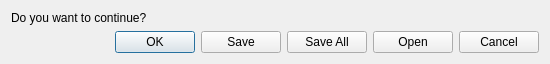
<?xml version="1.0" encoding="UTF-8"?>
<ui version="4.0">
 <class>InfoDialog</class>
 <widget class="QDialog" name="InfoDialog">
  <property name="geometry">
   <rect>
    <x>0</x>
    <y>0</y>
    <width>550</width>
    <height>46</height>
   </rect>
  </property>
  <property name="windowTitle">
   <string>Dialog</string>
  </property>
  <layout class="QVBoxLayout" name="verticalLayout">
   <item>
    <widget class="QLabel" name="label">
     <property name="text">
      <string>Do you want to continue?</string>
     </property>
    </widget>
   </item>
   <item>
    <widget class="QDialogButtonBox" name="buttonBox">
     <property name="standardButtons">
      <set>QDialogButtonBox::Cancel|QDialogButtonBox::Ok|QDialogButtonBox::Open|QDialogButtonBox::Save|QDialogButtonBox::SaveAll</set>
     </property>
    </widget>
   </item>
  </layout>
 </widget>
 <resources/>
 <connections/>
</ui>
